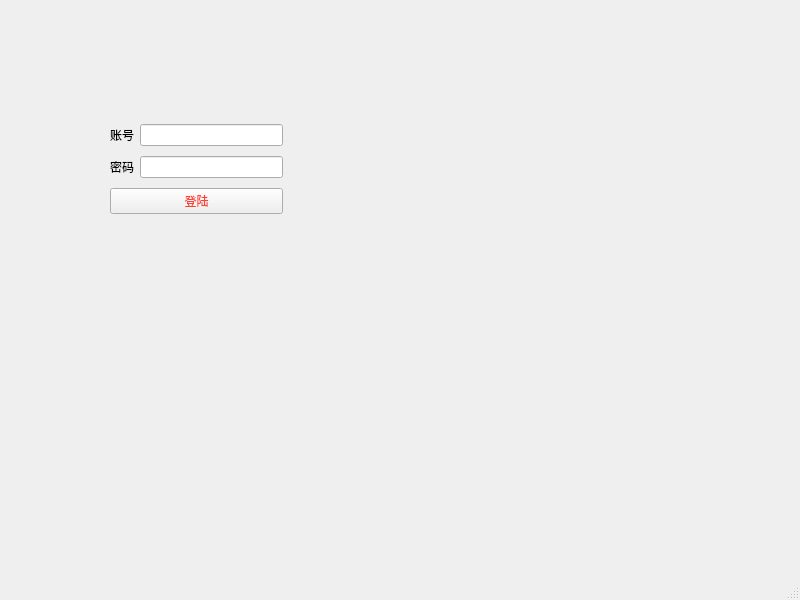
<?xml version="1.0" encoding="UTF-8"?>
<ui version="4.0">
 <class>MainWindow</class>
 <widget class="QMainWindow" name="MainWindow">
  <property name="geometry">
   <rect>
    <x>0</x>
    <y>0</y>
    <width>800</width>
    <height>600</height>
   </rect>
  </property>
  <property name="windowTitle">
   <string>MainWindow</string>
  </property>
  <widget class="QWidget" name="centralwidget">
   <widget class="QWidget" name="">
    <property name="geometry">
     <rect>
      <x>110</x>
      <y>120</y>
      <width>173</width>
      <height>99</height>
     </rect>
    </property>
    <layout class="QVBoxLayout" name="verticalLayout">
     <item>
      <layout class="QHBoxLayout" name="horizontalLayout">
       <item>
        <widget class="QLabel" name="label">
         <property name="text">
          <string>账号</string>
         </property>
         <property name="buddy">
          <cstring>lineEdit</cstring>
         </property>
        </widget>
       </item>
       <item>
        <widget class="QLineEdit" name="lineEdit"/>
       </item>
      </layout>
     </item>
     <item>
      <layout class="QHBoxLayout" name="horizontalLayout_2">
       <item>
        <widget class="QLabel" name="label_2">
         <property name="text">
          <string>密码</string>
         </property>
         <property name="buddy">
          <cstring>lineEdit_2</cstring>
         </property>
        </widget>
       </item>
       <item>
        <widget class="QLineEdit" name="lineEdit_2">
         <property name="echoMode">
          <enum>QLineEdit::Password</enum>
         </property>
        </widget>
       </item>
      </layout>
     </item>
     <item>
      <widget class="QPushButton" name="pushButton">
       <property name="styleSheet">
        <string notr="true">color: rgb(255, 64, 53);
</string>
       </property>
       <property name="text">
        <string>登陆</string>
       </property>
      </widget>
     </item>
    </layout>
   </widget>
  </widget>
  <widget class="QMenuBar" name="menubar">
   <property name="geometry">
    <rect>
     <x>0</x>
     <y>0</y>
     <width>800</width>
     <height>24</height>
    </rect>
   </property>
  </widget>
  <widget class="QStatusBar" name="statusbar"/>
 </widget>
 <resources>
  <include location="test_source.qrc"/>
 </resources>
 <connections>
  <connection>
   <sender>pushButton</sender>
   <signal>clicked()</signal>
   <receiver>MainWindow</receiver>
   <slot>check_login()</slot>
   <hints>
    <hint type="sourcelabel">
     <x>214</x>
     <y>228</y>
    </hint>
    <hint type="destinationlabel">
     <x>409</x>
     <y>261</y>
    </hint>
   </hints>
  </connection>
 </connections>
 <slots>
  <slot>check_login()</slot>
 </slots>
</ui>
